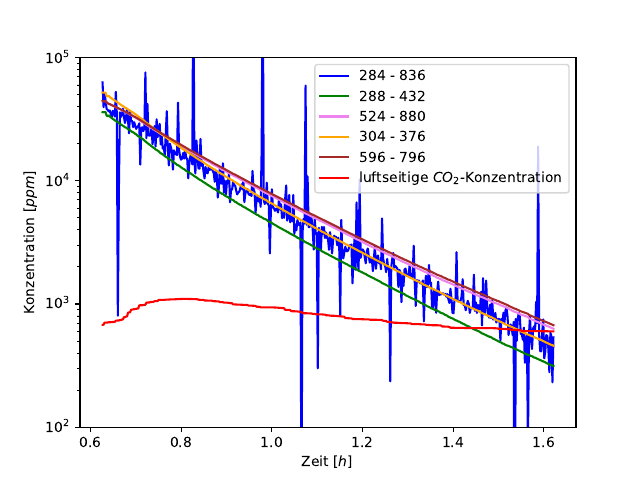

This figure's Python source:
import matplotlib.pyplot as plt
import numpy as np


def to_hour(seconds):
    '''Rechnet die gemessene Zeitdauer von Sekunden in Stunden um'''
    return seconds / 3600


time_sec2, hI1 = np.loadtxt(
    'Wellenlängenbereich 284-836/FP_10_08_2017_10_02_13_HIoverI_Wavebin0284to0836.txt',
    skiprows=1, usecols=(1, 2), unpack=True)
hI2 = np.loadtxt(
    'Wellenlängenbereich 288-432/FP_10_08_2017_10_02_13_HIoverI_Wavebin0288to0432.txt',
    skiprows=1, usecols=2, unpack=True)
hI3 = np.loadtxt(
    'Wellenlängenbereich 524-880/FP_10_08_2017_10_02_13_HIoverI_Wavebin0524to0880.txt',
    skiprows=1, usecols=2, unpack=True)
hI4 = np.loadtxt(
    'Wellenlängenbereich 524-880/FP_10_08_2017_10_02_13_HIoverI_Wavebin0304to0376.txt',
    skiprows=1, usecols=2, unpack=True)
hI5 = np.loadtxt(
    'Wellenlängenbereich 596-796/FP_10_08_2017_10_02_13_HIoverI_Wavebin0596to0796.txt',
    skiprows=1, usecols=2, unpack=True)

time2 = to_hour(time_sec2)

co2Air = np.loadtxt(
    'FP_10_08_2017_10_02_13-data.asc',
    skiprows=1, usecols=2, unpack=True)

plt.plot(time2[259:702], hI1[259:702] ** 2 / 0.038 / 4681 * 10 ** 6, color='blue', label='284 - 836')
plt.plot(time2[259:702], hI2[259:702] ** 2 / 0.038 / 5697 * 10 ** 6, color='green', label='288 - 432')
plt.plot(time2[259:702], hI3[259:702] ** 2 / 0.038 / 3984 * 10 ** 6, color='violet', label='524 - 880')
plt.plot(time2[259:702], hI4[259:702] ** 2 / 0.038 / 4110 * 10 ** 6, color='orange', label='304 - 376')
plt.plot(time2[259:702], hI5[259:702] ** 2 / 0.038 / 3643 * 10 ** 6, color='brown', label='596 - 796')
plt.plot(time2[259:702], co2Air[259:702], '-r', label='Luftkonzentration')
plt.xlabel('Zeit $[h]$')
plt.ylabel('Konzentration $[ppm]$')
plt.ylim(10 ** 2, 10 ** 5)
plt.yscale('log')
plt.legend(loc='best')
plt.savefig('Indikator.pdf', format='PDF')
plt.show()

# fig, ax1 = plt.subplots()
# ax1.plot(time2[255:718], co2Air[239:702] / 0.038 / 24000000, 'b-')
# ax1.set_xlabel('Zeit $[h]$')
# # Make the y-axis label, ticks and tick labels match the line color.
# ax1.set_ylabel('Konzentration $[mol/l]$', color='b')
# ax1.tick_params('y', colors='b')

# ax2 = ax1.twinx()
# ax2.plot(time2[255:718], conduct[255:718] ** 2 / 37456 / 0.038, 'r.')
# ax2.set_ylabel('Konzentration $[mol/l]$', color='r')
# ax2.tick_params('y', colors='r')

# fig.tight_layout()
# plt.show()